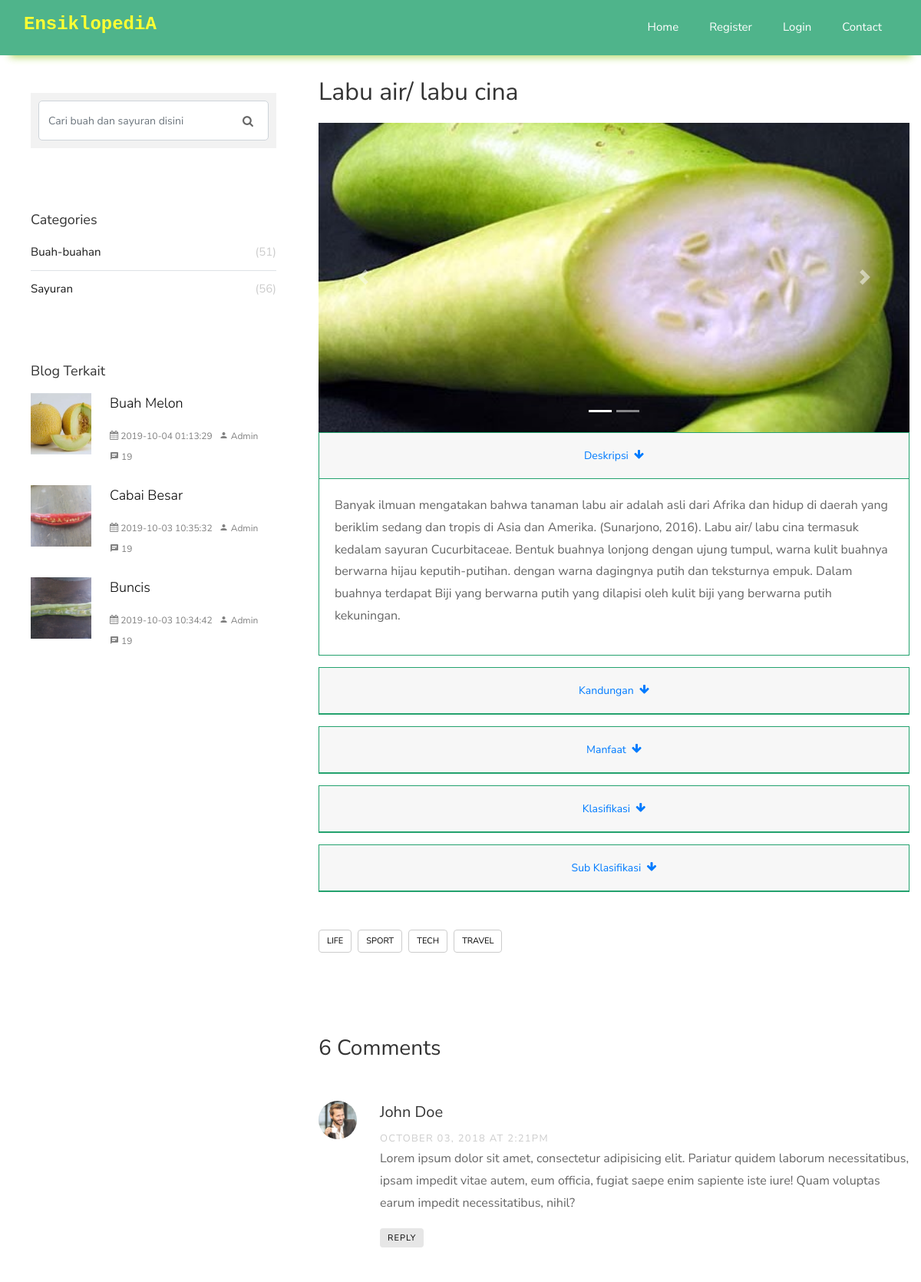
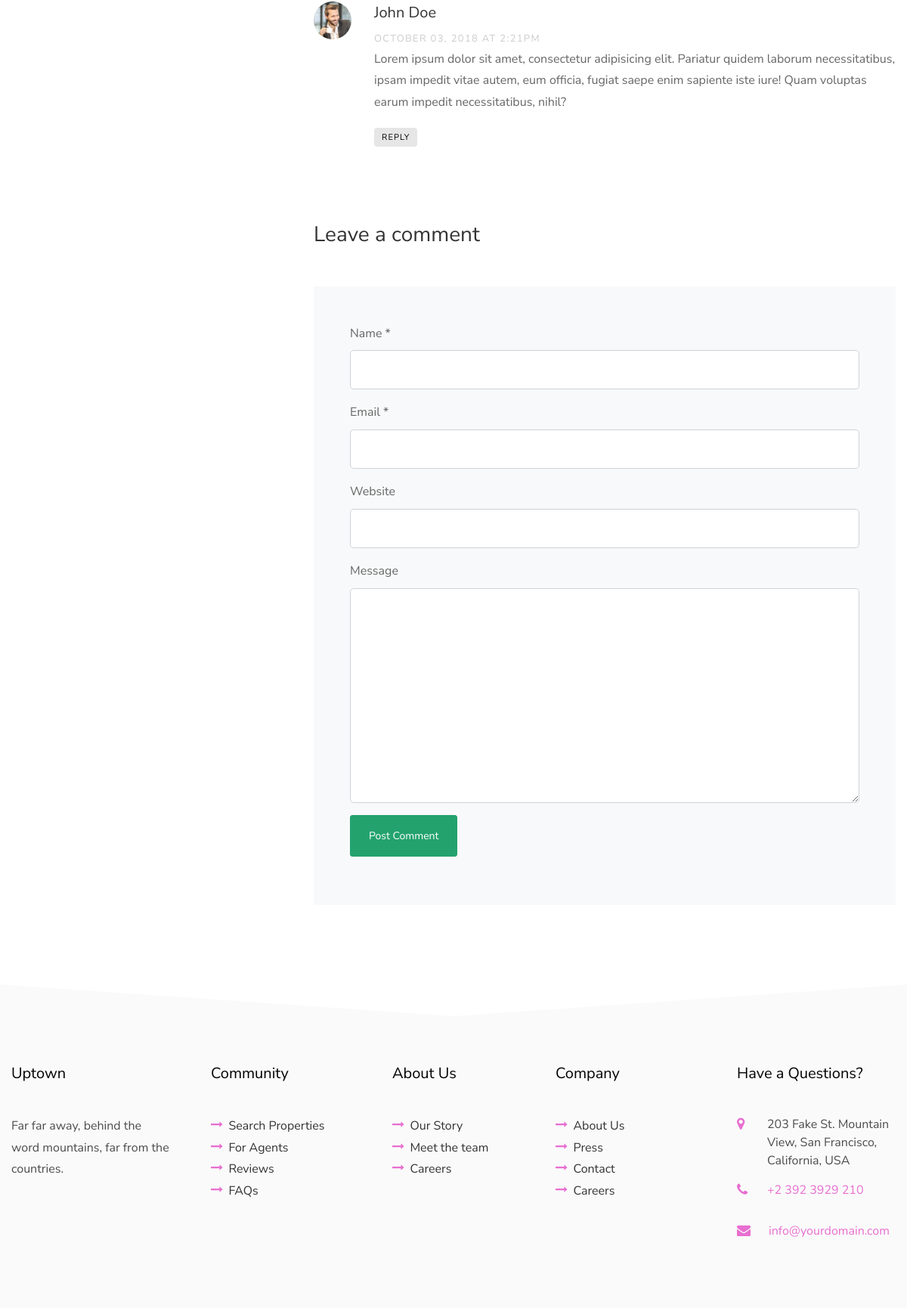
The page /search/detail/05-01-20185a4f34e6a90ac (upper part) on the database its author committed (2 pictures, top to bottom).
### tables this page shows
CREATE TABLE `ensiklopedia_data` (
  `data_id` varchar(100) NOT NULL,
  `kategori` varchar(50) NOT NULL,
  `nama` varchar(255) DEFAULT NULL,
  `jenis` varchar(255) DEFAULT NULL,
  `deskripsi` longtext,
  `kandungan` text,
  `manfaat` text,
  `klasifikasi` text,
  `sub_klasifikasi` text,
  `video` varchar(255) DEFAULT NULL,
  `created_at` datetime NOT NULL,
  `updated_at` timestamp NOT NULL DEFAULT CURRENT_TIMESTAMP,
  `is_active` int(1) NOT NULL DEFAULT '1',
  `cek` int(1) NOT NULL DEFAULT '0',
  `term` text,
  `similarity` double DEFAULT NULL,
  `time` varchar(10) NOT NULL
);

CREATE TABLE `ensiklopedia_foto` (
  `jenis_foto` varchar(250) NOT NULL,
  `id_jenis` int(11) NOT NULL,
  `id_master` varchar(100) NOT NULL
);

### application/views/main/front-end.php (called while the page is built, shortened)
<?php
$this->load->view("partials/head");
$this->load->view("partials/navbar");
$this->load->view($page,$content);

### application/controllers/Search.php (called while the page is built, shortened)
<?php
class Search extends CI_Controller
{
	public function __construct()
	{
		$this->load->model("Mbuah_sayur", "data");
		$this->load->model("Mboyermoore", "boyer");
	}
	public function detail($data_id = "")
	{
		$this->load->model("Visitor", "visit");
		$data["content"] = $this->data->getById(array("data_id" => $data_id));
		$data["page"] = "pages/search/search_detail";
		$this->load->view("main/front-end", $data);
	}
}

### index.php (called while the page is built, shortened)
<?php
require_once BASEPATH.'core/CodeIgniter.php';

### application/models/Mbuah_sayur.php (called while the page is built, shortened)
<?php
class Mbuah_sayur extends CI_Model
{
	public function getAll($limit = 12, $not_in = "")
	{
		if (!empty($not_in)) {
			$this->db->where_not_in("data_id", $not_in);
		}
		return $this->db->order_by("created_at", "DESC")->get("ensiklopedia_data", $limit)->result();
	}
	public function getById($where = array())
	{
		return $this->db->where($where)->get("ensiklopedia_data")->row();
	}
}

### application/views/pages/search/search_detail.php (the view, shortened to what this page needs)
<section class="ftco-section ftco-degree-bg">
	<div class="container">
		<div class="row">
			<div class="col-md-8 order-md-last ftco-animate">
				<h2 class="mb-3"><?= $content->nama ?></h2>
				<?php
				$foto = $this->db->where("id_master", $content->data_id)->get("ensiklopedia_foto")->result();
				?>
				<div id="carouselExampleIndicators" class="carousel slide" data-ride="carousel">
					<ol class="carousel-indicators">
						<?php foreach ($foto as $key => $item): ?>
							<li data-target="#carouselExampleIndicators"
								data-slide-to="<?= $key ?>" <?= $key == 0 ? 'class="active"' : '' ?>></li>
						<?php endforeach; ?>
					</ol>
					<div class="carousel-inner">
						<?php foreach ($foto as $key => $item): ?>
							<div class="carousel-item <?= $key == 0 ? 'active' : '' ?>">
								<img class="d-block w-100" src="<?= base_url("img/$item->jenis_foto") ?>"
									 alt="First slide">
							</div>
						<?php endforeach; ?>
					</div>
					<a class="carousel-control-prev" href="#carouselExampleIndicators" role="button" data-slide="prev">
						<span class="carousel-control-prev-icon" aria-hidden="true"></span>
					</a>
					<a class="carousel-control-next" href="#carouselExampleIndicators" role="button" data-slide="next">
						<span class="carousel-control-next-icon" aria-hidden="true"></span>
					</a>
				</div>
				<div id="accordion">
					<div class="card">
						<div class="card-header" id="headingOne">
							<h5 class="mb-0 text-center">
								<button class="btn btn-link" data-toggle="collapse" data-target="#collapseOne"
										aria-expanded="true" aria-controls="collapseOne">
									Deskripsi &nbsp;<i class="icon-arrow-down"></i>
								</button>
							</h5>
						</div>
						<div id="collapseOne" class="collapse show" aria-labelledby="headingOne"
							 data-parent="#accordion">
							<div class="card-body">
								<p><?= $content->deskripsi ?></p>
							</div>
						</div>
					</div>
					<div class="card">
						<div class="card-header" id="headingTwo">
							<h5 class="mb-0 text-center">
								<button class="btn btn-link collapsed" data-toggle="collapse" data-target="#collapseTwo"
										aria-expanded="false" aria-controls="collapseTwo">
									Kandungan &nbsp;<i class="icon-arrow-down"></i>
								</button>
							</h5>
						</div>
					</div>
					<div class="card">
						<div class="card-header" id="headingThree">
							<h5 class="mb-0 text-center">
								<button class="btn btn-link collapsed" data-toggle="collapse"
										data-target="#collapseThree" aria-expanded="false"
										aria-controls="collapseThree">
									Manfaat &nbsp;<i class="icon-arrow-down"></i>
								</button>
							</h5>
						</div>
					</div>
					<div class="card">
						<div class="card-header" id="headingFor">
							<h5 class="mb-0 text-center">
								<button class="btn btn-link collapsed" data-toggle="collapse" data-target="#collapseFor"
										aria-expanded="false" aria-controls="collapseFor">
									Klasifikasi &nbsp;<i class="icon-arrow-down"></i>
								</button>
							</h5>
						</div>
					</div>
					<div class="card">
						<div class="card-header" id="headingFive">
							<h5 class="mb-0 text-center">
								<button class="btn btn-link collapsed" data-toggle="collapse"
										data-target="#collapseFive" aria-expanded="false" aria-controls="collapseFive">
									Sub Klasifikasi &nbsp;<i class="icon-arrow-down"></i>
								</button>
							</h5>
						</div>
					</div>
				</div>
				<div class="tag-widget post-tag-container mb-5 mt-5">
					<div class="tagcloud">
						<a href="#" class="tag-cloud-link">Life</a>
						<a href="#" class="tag-cloud-link">Sport</a>
						<a href="#" class="tag-cloud-link">Tech</a>
						<a href="#" class="tag-cloud-link">Travel</a>
					</div>
				</div>
				<div class="pt-5 mt-5">
					<h3 class="mb-5">6 Comments</h3>
					<ul class="comment-list">
						<li class="comment">
							<div class="vcard bio">
								<img src="<?=base_url("front-end/images/person_1.jpg")?>" alt="Image placeholder">
							</div>
							<div class="comment-body">
								<h3>John Doe</h3>
								<div class="meta">October 03, 2018 at 2:21pm</div>
								<p>Lorem ipsum dolor sit amet, consectetur adipisicing elit. Pariatur quidem laborum
									necessitatibus, ipsam impedit vitae autem, eum officia, fugiat saepe enim sapiente
									iste iure! Quam voluptas earum impedit necessitatibus, nihil?</p>
								<p><a href="#" class="reply">Reply</a></p>
							</div>
						</li>
						<li class="comment">
							<div class="vcard bio">
								<img src="<?=base_url("front-end/images/person_1.jpg")?>" alt="Image placeholder">
							</div>
							<div class="comment-body">
								<h3>John Doe</h3>
								<div class="meta">October 03, 2018 at 2:21pm</div>
								<p>Lorem ipsum dolor sit amet, consectetur adipisicing elit. Pariatur quidem laborum
									necessitatibus, ipsam impedit vitae autem, eum officia, fugiat saepe enim sapiente
									iste iure! Quam voluptas earum impedit necessitatibus, nihil?</p>
								<p><a href="#" class="reply">Reply</a></p>
							</div>
						</li>
					</ul>
					<div class="comment-form-wrap pt-5">
						<h3 class="mb-5">Leave a comment</h3>
						<form action="#" class="p-5 bg-light">
							<div class="form-group">
								<label for="name">Name *</label>
								<input type="text" class="form-control" id="name">
							</div>
							<div class="form-group">
								<label for="email">Email *</label>
								<input type="email" class="form-control" id="email">
							</div>
							<div class="form-group">
								<label for="website">Website</label>
								<input type="url" class="form-control" id="website">
							</div>
							<div class="form-group">
								<label for="message">Message</label>
								<textarea name="" id="message" cols="30" rows="10" class="form-control"></textarea>
							</div>
							<div class="form-group">
								<input type="submit" value="Post Comment" class="btn py-3 px-4 btn-primary">
							</div>
						</form>
					</div>
				</div>
			</div>
			<div class="col-md-4 sidebar ftco-animate">
				<div class="sidebar-box">
					<form action="<?=base_url("search#result")?>" method="get" class="search-form">
						<div class="form-group">
							<span class="icon icon-search"></span>
							<input type="text" class="form-control" name="q" placeholder="Cari buah dan sayuran disini" required>
						</div>
					</form>
				</div>
				<div class="sidebar-box ftco-animate">
					<div class="categories">
						<h3>Categories</h3>
						<li><a href="#">Buah-buahan <span>(51)</span></a></li>
						<li><a href="#">Sayuran <span>(56)</span></a></li>
					</div>
				</div>
				<div class="sidebar-box ftco-animate">
					<h3>Blog Terkait</h3>
					<?php
					$data = $this->data->getAll(3,$content->data_id);
					foreach ($data as $key => $val) :?>
						<div class="block-21 mb-4 d-flex">
							<?php
							$foto = $this->db->where("id_master", $val->data_id)->get("ensiklopedia_foto")->row();
							?>
							<a class="blog-img mr-4" style="background-image: url('<?=base_url("img/$foto->jenis_foto")?>');"></a>
							<div class="text">
								<h3 class="heading"><a href="<?=base_url("search/detail/$val->data_id")?>"><?=$val->nama?></a></h3>
								<div class="meta">
									<div><a href="<?=base_url("search/detail/$val->data_id")?>"><span class="icon-calendar"></span> <?=$val->created_at?></a></div>
									<div><a href="<?=base_url("search/detail/$val->data_id")?>"><span class="icon-person"></span> Admin</a></div>
									<div><a href="<?=base_url("search/detail/$val->data_id")?>"><span class="icon-chat"></span> 19</a></div>
								</div>
							</div>
						</div>
					<?php endforeach; ?>
				</div>
			</div>
		</div>
	</div>
</section>

### front-end/css/icomoon.css (style rules this page uses)
[class^="icon-"], [class*=" icon-"] { font-family: 'icomoon' !important; speak: none; font-style: normal; font-weight: normal; font-variant: normal; text-transform: none; line-height: 1; -webkit-font-smoothing: antialiased; -moz-osx-font-smoothing: grayscale; }
.icon-search:before { content: "\f002"; }
.icon-arrow-down:before { content: "\f063"; }
.icon-calendar:before { content: "\f073"; }
.icon-chat:before { content: "\e0b7"; }
.icon-person:before { content: "\e7fd"; }

### application/views/partials/head.php (style rules this page uses)
.card { border: 1px solid #23a26e !important; border-radius: unset; margin-bottom: 15px; }
.card-header { border-bottom: 1px solid #23a26e !important; }

### rows shown on the page
ensiklopedia_data: nama "Labu air/ labu cina", deskripsi "Banyak ilmuan mengatakan bahwa tanaman labu air adalah asli dari Afrika dan hidup di daerah yang beriklim sedang dan tropis di Asia dan Amerika. (Sunarjono, 2016). Labu air/ labu cina termasuk kedalam sayuran Cucurbitaceae. Bentuk buahnya lonjong dengan ujung tumpul, warna kulit buahnya berwarna hijau keputih-putihan. dengan warna dagingnya putih dan teksturnya empuk. Dalam buahnya terdapat Biji yang berwarna putih yang dilapisi oleh kulit biji yang berwarna putih kekuningan."
ensiklopedia_foto: jenis_foto (picture)
ensiklopedia_data: ensiklopedia_foto.jenis_foto (picture), nama "Buah Melon", created_at "2019-10-04 01:13:29"
ensiklopedia_data: ensiklopedia_foto.jenis_foto (picture), nama "Cabai Besar", created_at "2019-10-03 10:35:32"
ensiklopedia_data: ensiklopedia_foto.jenis_foto (picture), nama "Buncis", created_at "2019-10-03 10:34:42"
